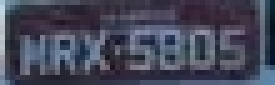
#> input picture img/frente-caminhao/placas-cortadas/c2.jpg, 55 x 17 px (shown 5 times larger)
$ python Ler_frases_medio.py
#> lines starting #> are read from the running program, lines starting #| are printed output that depends on the picture; after the words box and inside, x2 and y2 are one past the last pixel; in counts of white or black regions, pixels touching at a corner belong together
import pytesseract as ocr
import numpy as np
import cv2
cv2.waitKey()
from PIL import Image

# tipando a leitura para os canais de ordem RGB
imagem = Image.open('img/frente-caminhao/placas-cortadas/c2.jpg')
#> imagem is the input picture: PIL image 55x17 RGB; mean R, G, B 68.6, 70.7, 88.5
#imagem = cv2.imread('img/frente-caminhao/placas-cortadas/c2.jpg')
#imagemCinza = cv2.cvtColor(imagem, cv2.COLOR_BGR2GRAY)


# convertendo em um array editável de numpy[x, y, CANALS]
npimagem = np.asarray(imagem).astype(np.uint8)

# diminuição dos ruidos antes da binarização
npimagem[:, :, 0] = 0  # zerando o canal R (RED)
npimagem[:, :, 2] = 0  # zerando o canal B (BLUE)

# atribuição em escala de cinza
im = cv2.cvtColor(npimagem, cv2.COLOR_RGB2GRAY)

# aplicação da truncagem binária para a intensidade
# pixels de intensidade de cor abaixo de 127 serão convertidos para 0 (PRETO)
# pixels de intensidade de cor acima de 127 serão convertidos para 255 (BRANCO)
# A atrubição do THRESH_OTSU incrementa uma análise inteligente dos nivels de truncagem
ret, thresh = cv2.threshold(im, 127, 255, cv2.THRESH_BINARY | cv2.THRESH_OTSU)
#> ret = 47

# reconvertendo o retorno do threshold em um objeto do tipo PIL.Image
binimagem = Image.fromarray(thresh)
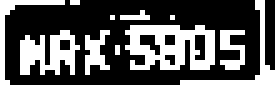
#> binimagem: PIL image 55x17 L (shown 5 times larger); 33.4% white in thin lines or dots

# chamada ao tesseract OCR por meio de seu wrapper
#> (the run stopped early here; a loop or call above may not have finished)

$ run again, with img/frente-caminhao/placas-cortadas/c3.jpg copied over img/frente-caminhao/placas-cortadas/c2.jpg
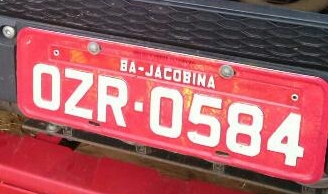
#> input picture img/frente-caminhao/placas-cortadas/c3.jpg, 328 x 194 px
#> imagem is the input picture: PIL image 328x194 RGB; mean R, G, B 167.7, 94.2, 100.6
#> `im = cv2.cvtColor(npimagem, cv2.COLOR_RGB2GRAY)`:
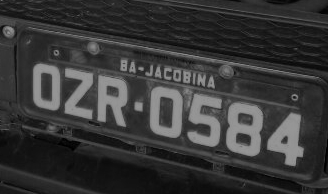
#> im: shape (194, 328); min 0, max 150, mean 55.3
#> `ret, thresh = cv2.threshold(im, 127, 255, cv2.THRESH_BINARY | cv2.THRE..`:
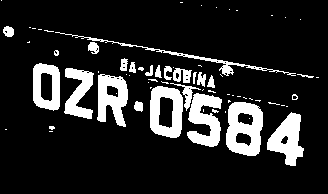
#> thresh: shape (194, 328); 15.1% white; 70 white regions (46 under 20 px), largest, box (x1, y1, x2, y2) and area: (226, 102, 263, 156) 1418, (187, 93, 222, 147) 1147, (150, 86, 183, 138) 1145
#> ret = 87

$ run again, with img/frente-caminhao/placas-cortadas/c4.jpg copied over img/frente-caminhao/placas-cortadas/c2.jpg
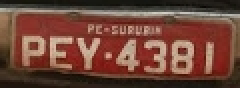
#> input picture img/frente-caminhao/placas-cortadas/c4.jpg, 120 x 44 px (shown 2 times larger)
#> imagem is the input picture: PIL image 120x44 RGB; mean R, G, B 110.7, 68.4, 55.2
#> `im = cv2.cvtColor(npimagem, cv2.COLOR_RGB2GRAY)`:
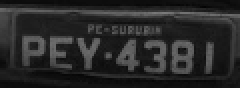
#> im: shape (44, 120) (shown 2 times larger); min 3, max 123, mean 40.1
#> `ret, thresh = cv2.threshold(im, 127, 255, cv2.THRESH_BINARY | cv2.THRE..`:
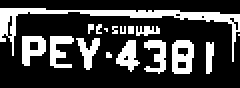
#> thresh: shape (44, 120) (shown 2 times larger); 25.4% white; 17 white regions (8 under 20 px), largest, box (x1, y1, x2, y2) and area: (0, 4, 120, 31) 507, (86, 20, 97, 37) 143, (11, 18, 23, 33) 117
#> ret = 53
